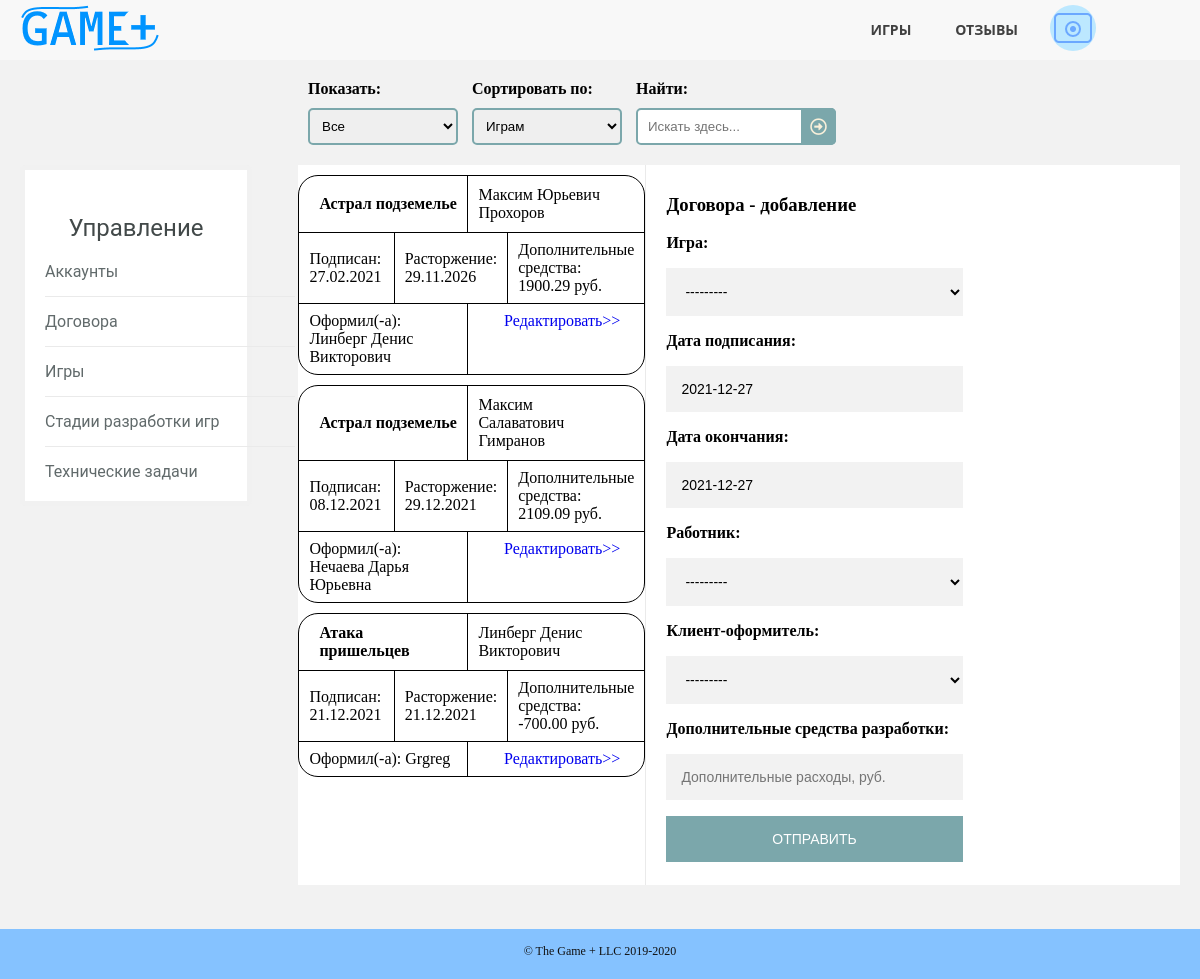
/contracts.html (signed in), run on the app's committed database.
### gameplusapp/models.py (models this page shows)
class ContractOfDevelopment(models.Model):
    game_id = models.ForeignKey(Game, on_delete=models.CASCADE)
    conclusion_date = models.DateField(default=timezone.now())
    contract_end_date = models.DateField(default=timezone.now())
    client_id = models.ForeignKey(Employee, on_delete=models.CASCADE, related_name='client_id')
    employee_id = models.ForeignKey(Employee, on_delete=models.CASCADE, related_name='employee_id')
    development_full_price = models.DecimalField(max_digits=12, decimal_places=2)
    class Meta:
        ordering = ["game_id"]

class Game(models.Model):
    name = models.CharField(max_length=50)
    type = models.CharField(max_length=20)
    rate = models.CharField(max_length=10)
    rules = models.TextField(default=' ')
    release_date = models.DateField(default=timezone.now())
    site = models.CharField(max_length=63)
    number_of_rules = models.BooleanField(default=False)
    price = models.DecimalField(max_digits=12, decimal_places=2)
    development_budget = models.DecimalField(max_digits=12, decimal_places=2)
    picture = models.ImageField(upload_to="static/images/games", null=True, blank=True)
    class Meta:
        ordering = ["name"]
    def __str__(self):
        return self.name

class Employee(models.Model):
    MY_CHOICES = (
        ('a', 'Админ'),
        ('m', 'Мастер'),
        ('c', 'Клиент')
    )
    full_name = models.CharField(max_length=50)
    phone = models.CharField(max_length=11)
    access_level = models.CharField(max_length=1, choices=MY_CHOICES)
    email = models.CharField(max_length=30)
    login = models.CharField(max_length=30, unique=True)
    password = models.CharField(max_length=30)
    reg_date = models.DateTimeField(default=timezone.now())
    avatar = models.ImageField(upload_to="static/images/users", null=True, blank=True)
    class Meta:
        ordering = ["-reg_date"]
    def __str__(self):
        return self.full_name

### gameplusapp/views.py (the view, shortened to what this page needs)
# urls.py: path('contracts.html', ContractsPage.as_view()),
class ContractsPage(View):
    def get(self, request):
        new = 2
        message = ''
        g_contracts = get_contracts()
        form = ContractsInfoForm()
        if "id_user" not in request.session:
            return HttpResponseRedirect('login.html')
        g_avatar = get_del_account(request.session["id_user"]).avatar
        if "message" in request.session:
            if request.session["message"] == True:
                message = 'Доступ запрещён'
                request.session["message"] = False
        mod = "добавление"
        form.fields['employee_id'].queryset = (Employee.objects.filter(access_level__in=['a', 'm']))
        filtred = ContractsFilterForm(request.GET)
        if filtred.is_valid():
            if filtred.cleaned_data["search"]:
                g_contracts = g_contracts.filter(game_id__name__iregex=filtred.cleaned_data["search"])
            if filtred.cleaned_data["ordering"]:
                g_contracts = g_contracts.order_by(filtred.cleaned_data["ordering"])
        context = {
            'g_contracts': g_contracts,
            'filtred': filtred,
            'form': form,
            'mod': mod,
            'new': new,
            'message': message,
            'g_avatar': g_avatar
        }
        return render(request, 'contracts.html', context=context)

### gameplusapp/forms.py
class ContractsFilterForm(forms.Form):
    watching = forms.ChoiceField(required=False, widget=forms.Select(attrs={
        'class': 'sortsel'
    }), choices=[
        ["", "Все"],
        ["a", "Неподписанные"],
        ["b", "Действующие"],
        ["c", "Расторгнутые"]
    ])
    ordering = forms.ChoiceField(required=False, widget=forms.Select(attrs={
        'class': 'sortsel'
    }), choices=[
        ["game_id", "Играм"],
        ["conclusion_date", "Дате подписания"],
        ["contract_end_date", "Дате окончания срока действия"],
        ["employee_id", "Оформителям"]
    ])
    search = forms.CharField(label="Найти:", required=False, widget=forms.TextInput(attrs={
        'placeholder': 'Искать здесь...'
    }))

class ContractsInfoForm(forms.ModelForm):
    class Meta:
        model = ContractOfDevelopment
        fields = ['game_id', 'conclusion_date', 'contract_end_date', 'client_id', 'employee_id', 'development_full_price']
        widgets = {
            "development_full_price": forms.NumberInput(attrs={
                'placeholder': 'Дополнительные расходы, руб.'
            })
        }

### gameplusapp/function.py (called while the page is built)
def get_contracts():
    contracts = ContractOfDevelopment.objects.all()
    return contracts

def get_del_account(pk):
    account = Employee.objects.get(id=pk)
    return account

### gameplusapp/templates/contracts.html (shortened to what this page needs)
<!DOCTYPE HTML>
<html>
	<head>
		<link rel="stylesheet" href="../static/css/pattern.css" />
		<link rel="stylesheet" href="../static/css/control.css" />
		<link rel="stylesheet" href="../static/css/contracts.css" />
	</head>
	<body>
		<header>
		  <nav>
		      <a href="/" class="logo"><img src="../static/images/logo.png" alt="логотип"></a>
			  <ul class="topmenu">
				<li><a href="/games.html">Игры</a></li>
				<li><a href="/reviews.html">Отзывы</a></li>
				<li><a class="submenu-link">
					{% if g_avatar == '' or g_avatar == None %}
					<img src="../static/images/avatar.png" alt="отсутствует аватарка">
					{% else %}
					<img src="../{{ g_avatar }}" alt="аватарка">
					{% endif %}
				</a>
				</li>
			  </ul>
		  </nav>
		</header>
        <section class="selections">
			<div class="functions">
				<form class="searchform" method="get">
					<div class="viewblock">
						<p><strong>Показать:</strong></p>
						<p>{{ filtred.watching }}</p>
					</div>
					<div class="sortblock">
						<p><strong>Сортировать по:</strong></p>
						<p>{{ filtred.ordering }}</p>
					</div>
					<div class="searchblock">
						<p><strong>Найти:</strong></p>
						<p>{{ filtred.search }}
						<button type="submit"></button></p>
					</div>
				</form>
			</div>
		</section>
		<section class="allgames">
			<div class="lists">
				<div class="sublinks">
					<div class="widget">
						<h3>Управление</h3>
						<ul>
						    {% if new >= 1 %}
							<li><a href="/control.html">Аккаунты</a></li>
							{% endif %}
						    <li><a href="/contracts.html">Договора</a></li>
							{% if new >= 1 %}
						    <li><a href="/allgames.html">Игры</a></li>
							{% endif %}
							<li><a href="/game_states.html">Стадии разработки игр</a></li>
							{% if new >= 1 %}
						    <li><a href="/alltasks.html">Технические задачи</a></li>
							{% endif %}
						</ul>
					</div>
				</div>
                <div class="games">
					{% for contract in g_contracts %}
					{% include 'contract_one.html' %}
					{% endfor %}
				</div>
				{% if new >= 1 and mod == "добавление" or mod == "редактирование" %}
				<div class="info">
					<div class="name">
						<h3>Договора - {{ mod }}</h3>
					</div>
					<div class="description">
						<p>
							<div class="noteblock">
								<form class="noteform" method="post" enctype="multipart/form-data">
								    <p><strong>Игра:</strong></p>
								    <p class="form">{{ form.game_id }}</p>
									<p><strong>Дата подписания:</strong></p>
								    <p class="form">{{ form.conclusion_date }}</p>
									<p><strong>Дата окончания:</strong></p>
								    <p class="form">{{ form.contract_end_date }}</p>
									{% if new == 2 %}
									<p><strong>Работник:</strong></p>
								    <p class="form">{{ form.employee_id }}</p>
									{% endif %}
									<p><strong>Клиент-оформитель:</strong></p>
								    <p class="form">{{ form.client_id  }}</p>
									<p><strong>Дополнительные средства разработки:</strong></p>
								    <p class="form">{{ form.development_full_price }}</p>
								    <p class="form"><button type="submit">Отправить</button></p>
								</form>
							</div>
						</p>
					</div>
				</div>
				{% endif %}
			</div>
		</section>
	</body>
	<footer>
		<div class="copyright">
			<span>&copy; The Game + LLC 2019-2020</span>
		</div>
	</footer>
</html>

### gameplusapp/templates/contract_one.html
{% block content %}
<div class="noteone">
    <div class="notetag">
        <div class="notename">
            <p>{{ contract.game_id }}</p>
        </div>
        <div class="noteemp">
            <p>{{ contract.employee_id }}</p>
        </div>
    </div>
    <div class="noteother">
        <div class="notestart">
            <p>Подписан: {{ contract.conclusion_date|date:"d.m.Y" }}</p>
        </div>
        <div class="noteend">
            <p>Расторжение: {{ contract.contract_end_date|date:"d.m.Y" }}</p>
        </div>
        <div class="notemoney">
            <p>Дополнительные средства: {{ contract.development_full_price }} руб.</p>
        </div>
    </div>
    <div class="notechange">
        <div class="noterate">
            <p>Оформил(-а): {{ contract.client_id }}</p>
        </div>
        <div class="more">
            <a href="/contracts.html/{{ contract.id }}">Редактировать>></a>
        </div>
    </div>
</div>
{% endblock %}

### gameplusapp/static/css/pattern.css (style rules this page uses)
* { box-sizing: border-box; }
html { height: 100%; }
body { position:relative; min-height: 100%; margin: 0; background: #f2f2f2; }
header { position: relative; min-height: 60px; padding-top: 5px; background: rgba(255,255,255, .4); text-align: center; z-index: 1; }
header a { text-decoration: none; outline: none; display: inline-block; transition: .3s ease-in-out; }
.logo { float: left; color: #D5B45B; font-family: 'Playfair Display', serif; font-size: 2.5em; }
nav { display: block; padding: 0 20px; }
nav ul { list-style: none; margin: 0; padding: 0; float: right; }
.topmenu:after { content: ""; display: table; clear: both; }
.topmenu > li { width: 25%; float: left; position: relative; font-family: 'Open Sans', sans-serif; }
.topmenu > li > a { text-transform: uppercase; font-size: 14px; font-weight: bold; color: #404040; padding: 15px 30px; }
.submenu-link { padding: 0 30px !important; margin-left: 10px; }
.submenu-link > img { width: 46px; height: 46px; border-radius: 50%; object-fit:cover; }
footer { position:absolute; bottom: -50px; width: 100%; height: 50px; padding-top: 15px; background: #85c2ff; }
.copyright { font-size: 12px; text-align: center; color: #111111; }

### gameplusapp/static/css/control.css (style rules this page uses)
section { display: block; }
.functions { padding: 10px 20px 5px calc(20px + 24%); }
.viewblock, .sortblock, .searchblock, .back, .sublinks, .games, .info { display: inline-block; }
.viewblock, .sortblock { margin-right: 10px; }
.viewblock > p, .sortblock > p, .searchblock > p, .back > p { position: relative; margin: 10px 0; }
.sortsel { padding: 8px; border: 2px solid #7BA7AB; border-radius: 5px; width: 150px; }
.searchblock > p > input { width: 100%; padding: 9px 9px 9px 10px; border: 2px solid #7BA7AB; border-radius: 5px; outline: none; }
.searchblock > p > button { position: absolute; top: 0; right: 0px; padding: 9px; border: none; background: #7BA7AB; border-radius: 0 5px 5px 0; cursor: pointer; }
.searchblock > p > button:before { content: "\f35a"; font-family: 'Font Awesome 5 Free'; font-size: 17px; color: #F9F0DA; }
.sublinks, .games, .info { height: 720px; }
.games, .info { background-color: #FFFFFF; background-attachment: local; overflow: auto; }
.lists { padding: 5px 20px 40px 20px; }
.sublinks { width: 20%; float: left; }
.games { width: 30%; margin-left: 4%; border-right: 1px solid #eaeaea; }
.info { width: 46%; padding: 10px 20px; float: right; }
.form > input, .form > select, .form > textarea { outline: 0; background: #f2f2f2; width: 60%; border: 0; margin: 0; padding: 15px; box-sizing: border-box; font-size: 14px; }
.form > button { text-transform: uppercase; outline: 0; background: #7BA7AB; width: 60%; border: 0; padding: 15px; color: #FFFFFF; font-size: 14px; -webkit-transition: all 0.3 ease; transition: all 0.3 ease; cursor: pointer; }
.widget { padding: 20px; border: 5px solid #f1f1f1; background: #fff; border-radius: 5px; font-family: 'Roboto', sans-serif; }
.widget h3 { margin-bottom: 20px; text-align: center; font-size: 24px; font-weight: normal; color: #424949; }
.widget ul { margin: 0; padding: 0; list-style: none; width: 250px; }
.widget li { border-bottom: 1px solid #eaeaea; padding-bottom: 15px; margin-bottom: 15px; }
.widget li:last-child { border-bottom: none; margin-bottom: 0; padding-bottom: 0; }
.widget a { text-decoration: none; color: #616a6b; display: inline-block; }
.widget li:before { font-family: FontAwesome; font-size: 20px; vertical-align:bottom; color: #dd3333; margin-right: 14px; }

### gameplusapp/static/css/contracts.css (style rules this page uses)
.noteone { margin: 10px 0; border: 1px solid black; border-radius: 20px; }
.notetag, .noteother { border-bottom: 1px solid black; }
.notetag, .noteother, .notechange { display: table; width: 100%; margin-left: 0; margin-right: 0; }
.notetag > div, .notetag > noindex > div, .noteother > div, .noteother > noindex > div, .notechange > div, .notechange > noindex > div { display: table-cell; vertical-align: middle; }
.notename { width: 49%; border-right: 1px solid black; padding: 10px 10px 10px 20px; font-weight: bold; }
.noteemp { float: right; padding: 10px 40px 10px 10px; }
.notename > p, .noteemp > p, .notestart > p, .noteend > p, .notemoney > p, .noterate > p, .more > a { margin: 0; }
.notestart, .noteend, .notemoney, .noterate { padding: 8px 10px; }
.notestart, .noteend { width: 30%; border-right: 1px solid black; }
.noterate { width: 49%; border-right: 1px solid black; }
.more { float: right; padding: 8px 24px 8px 4px; }
a { text-decoration: none; }

### data on the page
ContractOfDevelopment: game_id "Астрал подземелье", employee_id "Максим Юрьевич Прохоров", conclusion_date "27.02.2021", contract_end_date "29.11.2026", development_full_price "1900.29", client_id "Линберг Денис Викторович"
ContractOfDevelopment: game_id "Астрал подземелье", employee_id "Максим Салаватович Гимранов", conclusion_date "08.12.2021", contract_end_date "29.12.2021", development_full_price "2109.09", client_id "Нечаева Дарья Юрьевна"
ContractOfDevelopment: game_id "Атака пришельцев", employee_id "Линберг Денис Викторович", conclusion_date "21.12.2021", contract_end_date "21.12.2021", development_full_price "-700.00", client_id "Grgreg"

### other printed values
{{ mod }} "добавление"
